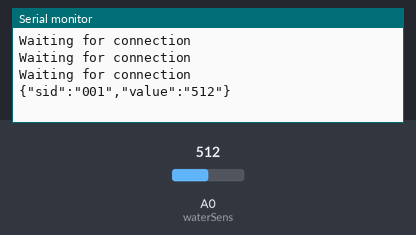
Recording of a sketch running on a simulated ESP8266 (NodeMCU). Parts: the last lines printed to the serial monitor. Inputs (shaded band) come from the test bench; at power-on: A0 (waterSens) = 512. WiFi joins after 1.5 s; servers stay silent unless stated; uploads are accepted with an empty reply.

Above: at 2.7 s.
2.8 s: A0 (waterSens) set to 716
At 2.8 s:
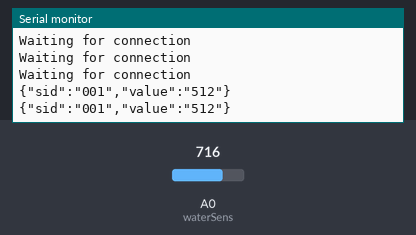
4.5 s: A0 (waterSens) set to 900
At 5.5 s:
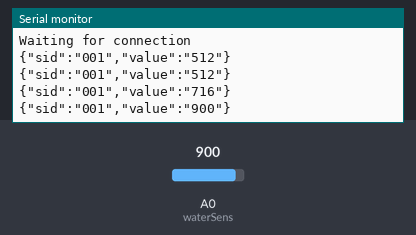
Timing chart, 0 to 7.5 s (numbered marks = the images above; inputs shaded):
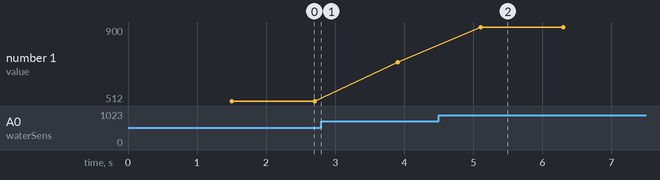

Measured:
- after the input at 4.5 s, the serial monitor: prints a new line after 0.60 s (image 2)
- plotted number 1: 512 → 716 after the input at 2.8 s, 716 → 900 after the input at 4.5 s

The sketch:

nifi_aur.ino
```cpp
#include <ESP8266HTTPClient.h>
#include <ESP8266WiFi.h>
#include <ArduinoJson.h>


const int waterSens = A0;

int svalue;


void setup() {

  Serial.begin(115200);                                  //Serial connection
  WiFi.begin("your-wifi name", "your wifi password");   //WiFi connection

  while (WiFi.status() != WL_CONNECTED) {  //Wait for the WiFI connection completion

    delay(500);
    Serial.println("Waiting for connection");

  }

}

void loop() {

 if(WiFi.status()== WL_CONNECTED){   //Check WiFi connection status
   svalue = analogRead(waterSens);
   if (svalue > 100){
   String sensorid ="001";


  DynamicJsonBuffer jBuffer;

  //char json[] = "{\"sid\":\"001\",\"value\":\"110\}";
  JsonObject& root =jBuffer.createObject();

  String data;
  String value;

  value = String(svalue);


  root["sid"]=sensorid;

  root["value"] =value;
  root.printTo(data);
  Serial.println(data);


   HTTPClient http;    //Declare object of class HTTPClient

   http.begin("http://192.168.1.5:7001/contentListener");      //Specify request destination
   http.addHeader("Content-Type", "application/json");  //Specify content-type header


   int httpCode = http.POST(data);   //Send the request
   //String payload = http.getString();                  //Get the response payload

   //Serial.println(httpCode);   //Print HTTP return code
  // Serial.println(payload);    //Print request response payload

   http.end();  //Close connection
   }
 }

 else{

    Serial.println("Error in WiFi connection");

 }

  delay(1000);  //Send a request every 30 seconds

}
```
